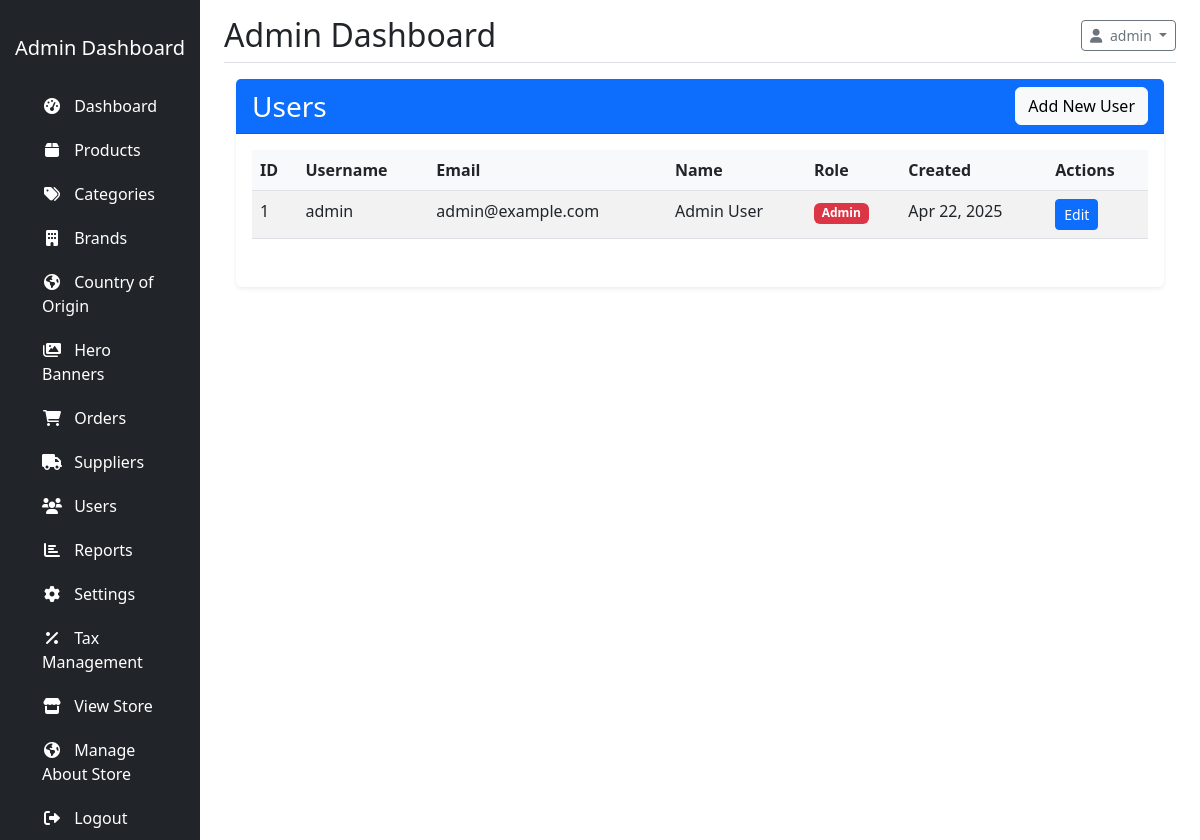
The app's page /?controller=user&action=adminIndex (signed in) with its own data.
### tables this page shows
CREATE TABLE IF NOT EXISTS `users` (
  `id` int NOT NULL AUTO_INCREMENT,
  `username` varchar(50) NOT NULL,
  `email` varchar(100) NOT NULL,
  `password` varchar(255) NOT NULL,
  `first_name` varchar(50) NOT NULL,
  `last_name` varchar(50) NOT NULL,
  `role` enum('admin','customer','staff') NOT NULL DEFAULT 'customer',
  `created_at` timestamp NULL DEFAULT CURRENT_TIMESTAMP,
  `updated_at` timestamp NULL DEFAULT CURRENT_TIMESTAMP ON UPDATE CURRENT_TIMESTAMP,
  PRIMARY KEY (`id`),
  UNIQUE KEY `username` (`username`),
  UNIQUE KEY `email` (`email`)
);

### app/controllers/UserController.php (called while the page is built, shortened)
<?php
class UserController extends Controller {
    private $userModel;
    public function __construct() {
        $this->userModel = $this->model('User');
    }
    public function adminIndex() {
        $page = $this->get('page', 1);
        $users = $this->userModel->paginate($page, 20, 'id', 'DESC');
        $this->view('admin/users/index', [
            'users' => $users
        ]);
    }
}

### config/database.php (called while the page is built, shortened)
<?php
class Database {
    private $host = DB_HOST;
    private $user = DB_USER;
    private $pass = DB_PASS;
    private $dbname = DB_NAME;
    private $conn;
    private $stmt;
    public function __construct() {
        $dsn = 'mysql:host=' . $this->host . ';dbname=' . $this->dbname;
        $options = array(
            PDO::ATTR_PERSISTENT => true,
            PDO::ATTR_ERRMODE => PDO::ERRMODE_EXCEPTION,
            PDO::ATTR_DEFAULT_FETCH_MODE => PDO::FETCH_ASSOC,
            PDO::ATTR_EMULATE_PREPARES => false
        );
        try {
            $this->conn = new PDO($dsn, $this->user, $this->pass, $options);
        } catch(PDOException $e) {
            $this->error = $e->getMessage();
        }
    }
    public function query($query) {
        $this->stmt = null;
        try {
            $this->stmt = $this->conn->prepare($query);
            return true;
        } catch(PDOException $e) {
            $this->error = $e->getMessage();
            error_log('PDO Query Error: ' . $this->error . ' - Query: ' . $query);
            throw $e;
        }
    }
    public function bind($param, $value, $type = null) {
        if(is_null($type)) {
            switch(true) {
                case is_int($value):
                    $type = PDO::PARAM_INT;
                    break;
            }
        }
        try {
            $result = $this->stmt->bindValue($param, $value, $type);
            return true;
        } catch(PDOException $e) {
            $this->error = $e->getMessage();
            error_log('PDO Bind Error: ' . $this->error . ' - Param: ' . $param);
            return false;
        }
    }
    public function execute() {
        try {
            return $this->stmt->execute();
        } catch(PDOException $e) {
            $this->error = $e->getMessage();
            error_log('Execute Error: ' . $this->error);
            return false;
        }
    }
    public function resultSet() {
        try {
            if(!$this->execute()) {
                return [];
            }
            return $this->stmt->fetchAll();
        } catch(PDOException $e) {
            $this->error = $e->getMessage();
            error_log('ResultSet Error: ' . $this->error);
            return [];
        }
    }
    public function single() {
        try {
            if(!$this->execute()) {
                return false;
            }
            return $this->stmt->fetch();
        } catch(PDOException $e) {
            $this->error = $e->getMessage();
            error_log('Single Error: ' . $this->error);
            return false;
        }
    }
}

### app/models/Model.php (called while the page is built, shortened)
<?php
require_once ROOT_PATH . 'config/database.php';
class Model {
    public function __construct() {
        try {
            $this->db = new Database();
        } catch (Exception $e) {
            error_log('Database connection error in Model: ' . $e->getMessage());
            throw new Exception('Failed to connect to database. Please check your configuration.');
        }
    }
}

### app/models/User.php (called while the page is built, shortened)
<?php
class User extends Model {
    protected $table = 'users';
    public function paginate($page = 1, $perPage = 10, $orderBy = 'id', $order = 'DESC') {
        $offset = ($page - 1) * $perPage;
        $countSql = "SELECT COUNT(*) as total FROM {$this->table}";
        if(!$this->db->query($countSql)) {
            $this->lastError = $this->db->getError();
            return [
                'data' => [],
                'total' => 0,
                'current_page' => $page,
                'per_page' => $perPage,
                'total_pages' => 0
            ];
        }
        $totalResult = $this->db->single();
        $total = $totalResult['total'];
        $totalPages = ceil($total / $perPage);
        $sql = "SELECT * FROM {$this->table} ORDER BY {$orderBy} {$order} LIMIT :limit OFFSET :offset";
        if(!$this->db->query($sql)) {
            $this->lastError = $this->db->getError();
            return [
                'data' => [],
                'total' => $total,
                'current_page' => $page,
                'per_page' => $perPage,
                'total_pages' => $totalPages
            ];
        }
        $this->db->bind(':limit', $perPage);
        $this->db->bind(':offset', $offset);
        $data = $this->db->resultSet();
        return [
            'data' => $data,
            'total' => $total,
            'current_page' => $page,
            'per_page' => $perPage,
            'total_pages' => $totalPages
        ];
    }
}

### app/views/admin/users/index.php (the view, shortened to what this page needs)
<?php require_once APP_PATH . 'views/admin/layouts/header.php'; ?>
<div class="container-fluid">
    <div class="row">
        <div class="col-md-12">
            <div class="card shadow-sm">
                <div class="card-header bg-primary text-white d-flex justify-content-between align-items-center">
                    <h3 class="card-title mb-0">Users</h3>
                    <a href="<?php echo BASE_URL; ?>?controller=user&action=adminCreate" class="btn btn-light">Add New User</a>
                </div>
                <div class="card-body">
                    <?php if(empty($users['data'])): ?>
                        <div class="alert alert-info">No users found.</div>
                    <?php else: ?>
                        <div class="table-responsive">
                            <table class="table table-striped table-hover">
                                <thead>
                                    <tr>
                                        <th>ID</th>
                                        <th>Username</th>
                                        <th>Email</th>
                                        <th>Name</th>
                                        <th>Role</th>
                                        <th>Created</th>
                                        <th>Actions</th>
                                    </tr>
                                </thead>
                                <tbody>
                                    <?php foreach($users['data'] as $user): ?>
                                        <tr>
                                            <td><?php echo $user['id']; ?></td>
                                            <td><?php echo $user['username']; ?></td>
                                            <td><?php echo $user['email']; ?></td>
                                            <td><?php echo $user['first_name'] . ' ' . $user['last_name']; ?></td>
                                            <td>
                                                <?php
                                                $roleClass = '';
                                                switch($user['role']) {
                                                    case 'admin':
                                                        $roleClass = 'bg-danger';
                                                        break;
                                                }
                                                ?>
                                                <span class="badge <?php echo $roleClass; ?>"><?php echo ucfirst($user['role']); ?></span>
                                            </td>
                                            <td><?php echo date('M d, Y', strtotime($user['created_at'])); ?></td>
                                            <td>
                                                <a href="<?php echo BASE_URL; ?>?controller=user&action=adminEdit&id=<?php echo $user['id']; ?>" class="btn btn-sm btn-primary">Edit</a>
                                            </td>
                                        </tr>
                                    <?php endforeach; ?>
                                </tbody>
                            </table>
                        </div>
                    <?php endif; ?>
                </div>
            </div>
        </div>
    </div>
</div>
<?php require_once APP_PATH . 'views/admin/layouts/footer.php'; ?>

### public/assets/css/admin.css (style rules this page uses)
.card { border: none; box-shadow: 0 0.125rem 0.25rem rgba(0, 0, 0, 0.075); margin-bottom: 20px; }
.card-header { background-color: #f8f9fa; border-bottom: 1px solid rgba(0, 0, 0, 0.125); font-weight: 600; }
.table th { font-weight: 600; background-color: #f8f9fa; }
.btn-sm { padding: 0.25rem 0.5rem; font-size: 0.875rem; }

### records on screen
users: id "1", username "admin", email "admin@example.com", first_name "Admin", last_name "User", role "Admin", created_at "Apr 22, 2025"

### other values on screen
$_SESSION['user_name'] "admin"
